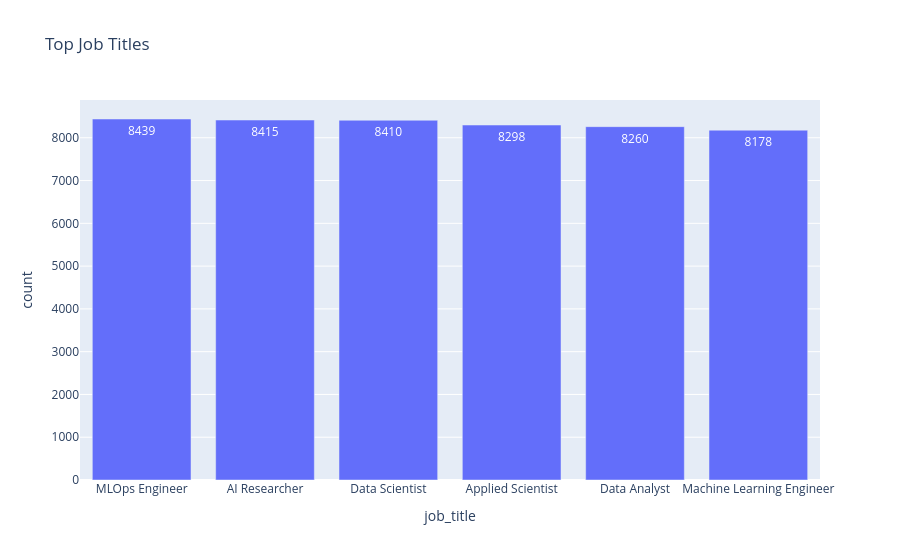

Here is the notebook cell this chart was saved with:
### Code cell
# Top job titles
top_jobs = jobs["job_title"].value_counts().head(15).reset_index()
top_jobs.columns = ["job_title", "count"]
fig = px.bar(top_jobs, x="job_title", y="count",
             title="Top Job Titles", text_auto=True)
fig.show()

### Figure 1 — Plotly figure (JSON) as saved in the notebook; plotly's stock layout.template omitted (floating-point values rounded to 4 significant figures)
{"data": [{"alignmentgroup": "True", "hovertemplate": "job_title=%{x}<br>count=%{y}<extra></extra>", "legendgroup": "", "marker": {"color": "#636efa", "pattern": {"shape": ""}}, "name": "", "offsetgroup": "", "orientation": "v", "showlegend": false, "textposition": "auto", "texttemplate": "%{y}", "type": "bar", "x": ["MLOps Engineer", "AI Researcher", "Data Scientist", "Applied Scientist", "Data Analyst", "Machine Learning Engineer"], "xaxis": "x", "y": [8439, 8415, 8410, 8298, 8260, 8178], "yaxis": "y"}], "layout": {"autosize": true, "barmode": "relative", "legend": {"tracegroupgap": 0}, "title": {"text": "Top Job Titles"}, "xaxis": {"anchor": "y", "autorange": true, "domain": [0, 1], "range": [-0.5, 5.5], "title": {"text": "job_title"}, "type": "category"}, "yaxis": {"anchor": "x", "autorange": true, "domain": [0, 1], "range": [0, 8883.0], "title": {"text": "count"}, "type": "linear"}}}
